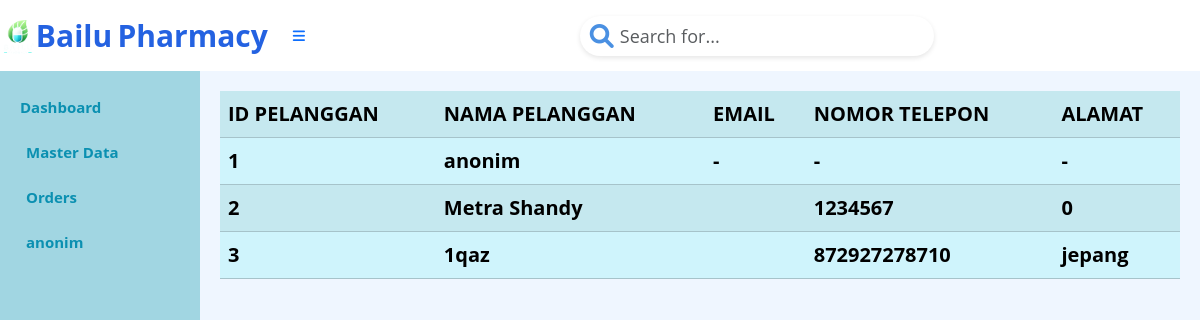
/index.php?page=pelanggan (signed in), run on an earlier commit of the app's database.
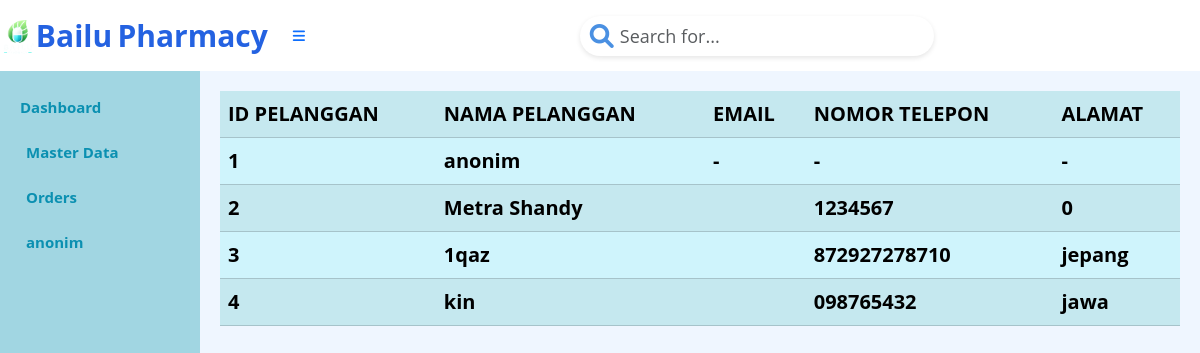
And on a later commit of the database.
### tables this page shows
CREATE TABLE `tb_pelanggan` (
  `Id_pelanggan` int(4) NOT NULL AUTO_INCREMENT,
  `username` varchar(15) NOT NULL,
  `email` varchar(15) NOT NULL,
  `no_tlp` varchar(15) NOT NULL,
  `alamat` varchar(10) NOT NULL,
  `password` varchar(15) NOT NULL,
  PRIMARY KEY (`Id_pelanggan`)
);

### pelanggan.php (the view)
<?php
$mysqli = new mysqli("localhost", "root", "", "apotek");
$result = $mysqli->query("SELECT * from tb_pelanggan");
?>
<table class="table table-info table-striped">
    <tr>
        <th>ID PELANGGAN</th>
        <th>NAMA PELANGGAN</th>
        <th>EMAIL</th>
        <th>NOMOR TELEPON</th>
        <th>ALAMAT</th>
    </tr>
    <?php
    foreach ($result as $row) {
        echo "<tr>";
        echo "<td>";
        echo $row['Id_pelanggan'];
        echo "</td>";
        echo "<td>";
        echo $row['username'];
        echo "</td>";
        echo "<td>";
        echo $row['email'];
        echo "</td>";
        echo "<td>";
        echo $row['no_tlp'];
        echo "</td>";
        echo "<td>";
        echo $row['alamat'];
        echo "</tr>";
    }
    ?>
</table>

What changed in the data, as far as the page shows it:
added tb_pelanggan: Id_pelanggan "4", username "kin", no_tlp "098765432", alamat "jawa"
